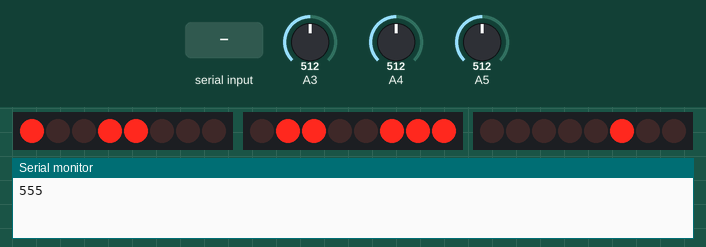
Simulated run of this sketch. Board: Arduino Uno, built with avr-gcc and run on an emulated ATmega328P. Parts: 3 × 8 shift-register outputs drawn as a row of LEDs (first output left, lit = HIGH), the last lines printed to the serial monitor. Wiring (inferred from the names in the program): 3 × shift register (74HC595): data pin 3, shift clock pin 4, latch pin 8 / data pin 6, shift clock pin 7, latch pin 5 / data pin 9, shift clock pin 10, latch pin 2. Wiring (inferred from the signals the program sends): 3 × row of LEDs: on Q0, Q1, Q2, Q3, Q4, Q5, Q6, Q7 / on Q0, Q1, Q2, Q3, Q4, Q5, Q6, Q7 / on Q0, Q1, Q2, Q3, Q4, Q5, Q6, Q7. The test bench sets the inputs (shaded band); at power-on: A4 = 512, A5 = 512, A3 = 512.

Above: at 1.2 s.
1.3 s: A4 set to 716
At 2.5 s:
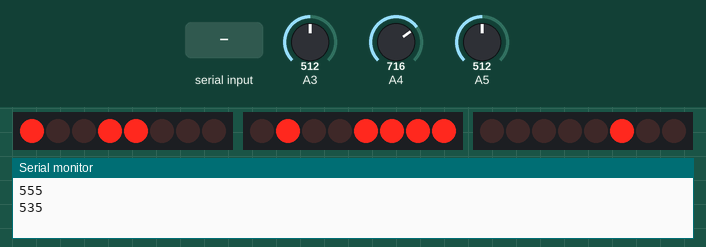
2.8 s: A5 set to 558
At 3.8 s:
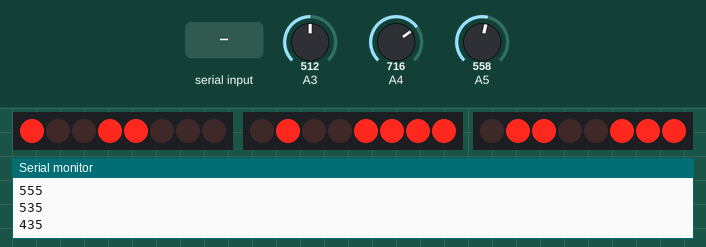
4.3 s: A3 set to 531
5.8 s: A3 set to 552
At 7.0 s:
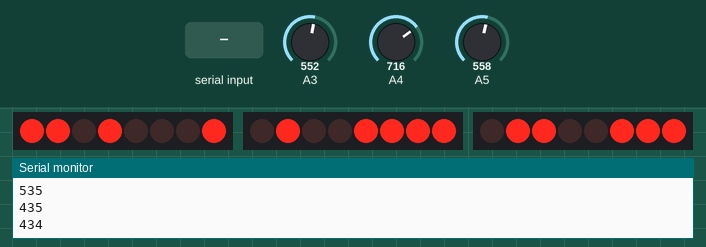
7.3 s: "90,45\n" received over Serial
At 8.5 s:
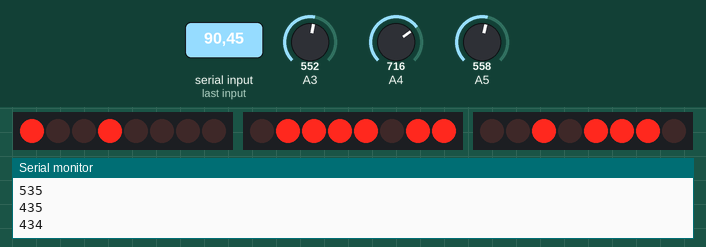
8.8 s: "30,150\n" received over Serial
At 9.3 s:
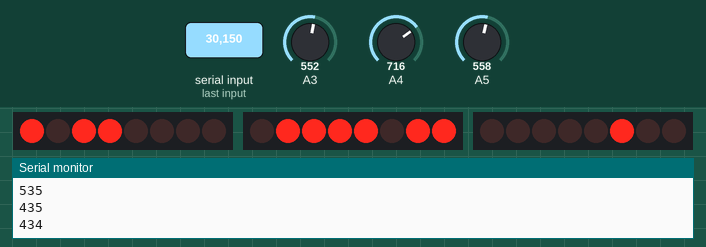
Timing chart, 0 to 11.3 s (numbered marks = the images above; inputs shaded):
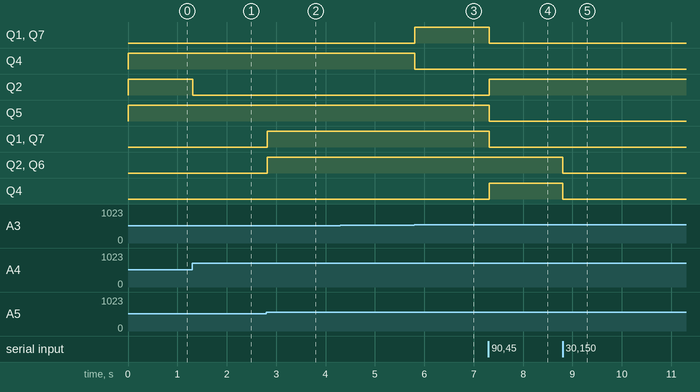

Measured:
- the behaviour switches between 544 and 545 on A5 (found by bisection; images 1 and 2)
- the behaviour switches between 544 and 545 on A3 (found by bisection; images 2 and 3)
- after the input at 1.3 s, Q2: HIGH → LOW at once
- after the input at 2.8 s, Q1, Q2, Q6, Q7: LOW → HIGH at once
- after the input at 4.3 s, every drawn part: stays the same
- after the input at 5.8 s, Q1, Q7: LOW → HIGH at once; Q4: HIGH → LOW at once
- after the input at 7.3 s, Q1, Q7, Q5, Q1, Q7: HIGH → LOW at once; Q2, Q4: LOW → HIGH at once
- after the input at 8.8 s, Q2, Q4, Q6: HIGH → LOW at once

The sketch:

sketch.ino
```cpp
int serenityLatch = 2;
int growthLatch = 5;
int belongingLatch = 8;

int serenityData = 3;
int growthData = 6;
int belongingData = 9;

int serenityClock = 4;
int growthClock = 7;
int belongingClock = 10;

int serenityPot = A5;
int growthPot = A4;
int belongingPot = A3;

int led_a = 2;
int led_b = 16;
int led_c = 64;
int led_d = 128;
int led_e = 8;
int led_f = 4;
int led_g = 32;

int led_0 = led_a + led_b + led_c + led_d + led_e + led_f;
int led_1 = led_b + led_c;
int led_2 = led_a + led_b + led_d + led_e + led_g;
int led_3 = led_a + led_b + led_c + led_d + led_g;
int led_4 = led_b + led_c + led_f + led_g;
int led_5 = led_a + led_c + led_d + led_f + led_g;
int led_6 = led_a + led_c + led_d + led_e + led_f + led_g;
int led_7 = led_a + led_b + led_c;
int led_8 = led_a + led_b + led_c + led_d + led_e + led_f + led_g;
int led_9 = led_a + led_b + led_c + led_d + led_f + led_g;

int digits[10] = {led_0, led_1, led_2, led_3, led_4, led_5, led_6, led_7, led_8, led_9};
int dash = led_g;

void setup() {
    Serial.begin(9600);

    pinMode(serenityLatch, OUTPUT);
    pinMode(growthLatch, OUTPUT);
    pinMode(belongingLatch, OUTPUT);

    pinMode(serenityData, OUTPUT);
    pinMode(growthData, OUTPUT);
    pinMode(belongingData, OUTPUT);

    pinMode(serenityClock, OUTPUT);
    pinMode(growthClock, OUTPUT);
    pinMode(belongingClock, OUTPUT);

    display(-1, serenityLatch, serenityClock, serenityData);
    display(-1, growthLatch, growthClock, growthData);
    display(-1, belongingLatch, belongingClock, belongingData);
}

int serenityDisplay = 0;
int serenitySlider = 0;

int growthDisplay = 0;
int growthSlider = 0;

int belongingDisplay = 0;
int belongingSlider = 0;

void loop() {
  bool changed = false;

  int newSerenitySlider = read(serenityPot);
  if (newSerenitySlider != -1 && serenitySlider != newSerenitySlider) {
    changed = true;
    serenityDisplay = newSerenitySlider;
    serenitySlider = newSerenitySlider;
    display(serenityDisplay, serenityLatch, serenityClock, serenityData);
  }

  int newGrowthSlider = read(growthPot);
  if (newGrowthSlider != -1 && growthSlider != newGrowthSlider) {
    changed = true;
    growthDisplay = newGrowthSlider;
    growthSlider = newGrowthSlider;
    display(growthDisplay, growthLatch, growthClock, growthData);
  }

  int newBelongingSlider = read(belongingPot);
  if (newBelongingSlider != -1 && belongingSlider != newBelongingSlider) {
    changed = true;
    belongingDisplay = newBelongingSlider;
    belongingSlider = newBelongingSlider;
    display(belongingDisplay, belongingLatch, belongingClock, belongingData);
  }

  if (changed) {
    char strBuf[3];
    sprintf(strBuf, "%d%d%d", serenityDisplay, growthDisplay, belongingDisplay);
    Serial.println(strBuf);
  }

  if (Serial.available() > 0) {
    String dataString = Serial.readStringUntil('\n');

    serenityDisplay = dataString[0] - '0';
    growthDisplay = dataString[1] - '0';
    belongingDisplay = dataString[2] - '0';

    display(serenityDisplay, serenityLatch, serenityClock, serenityData);
    display(growthDisplay, growthLatch, growthClock, growthData);
    display(belongingDisplay, belongingLatch, belongingClock, belongingData);
  }

  delay(16);
}

int read(int potPin) {
  int sensorValue = analogRead(potPin);

  for (int i = 0; i < 10; i++) {
    if (sensorValue < i * 110 + 85) {
      return 9 - i;
    }

    if (sensorValue < i * 110 + 105) {
      return -1;
    }
  }

  return -1;
}

void display(int digit, int latchPin, int clockPin, int dataPin) {
  digitalWrite(latchPin, LOW);

  if (digit < 0 || digit > 9) {
    shiftOut(dataPin, clockPin, MSBFIRST, dash);
  } else {
    shiftOut(dataPin, clockPin, MSBFIRST, digits[digit]);
  }

  digitalWrite(latchPin, HIGH);
}
```
